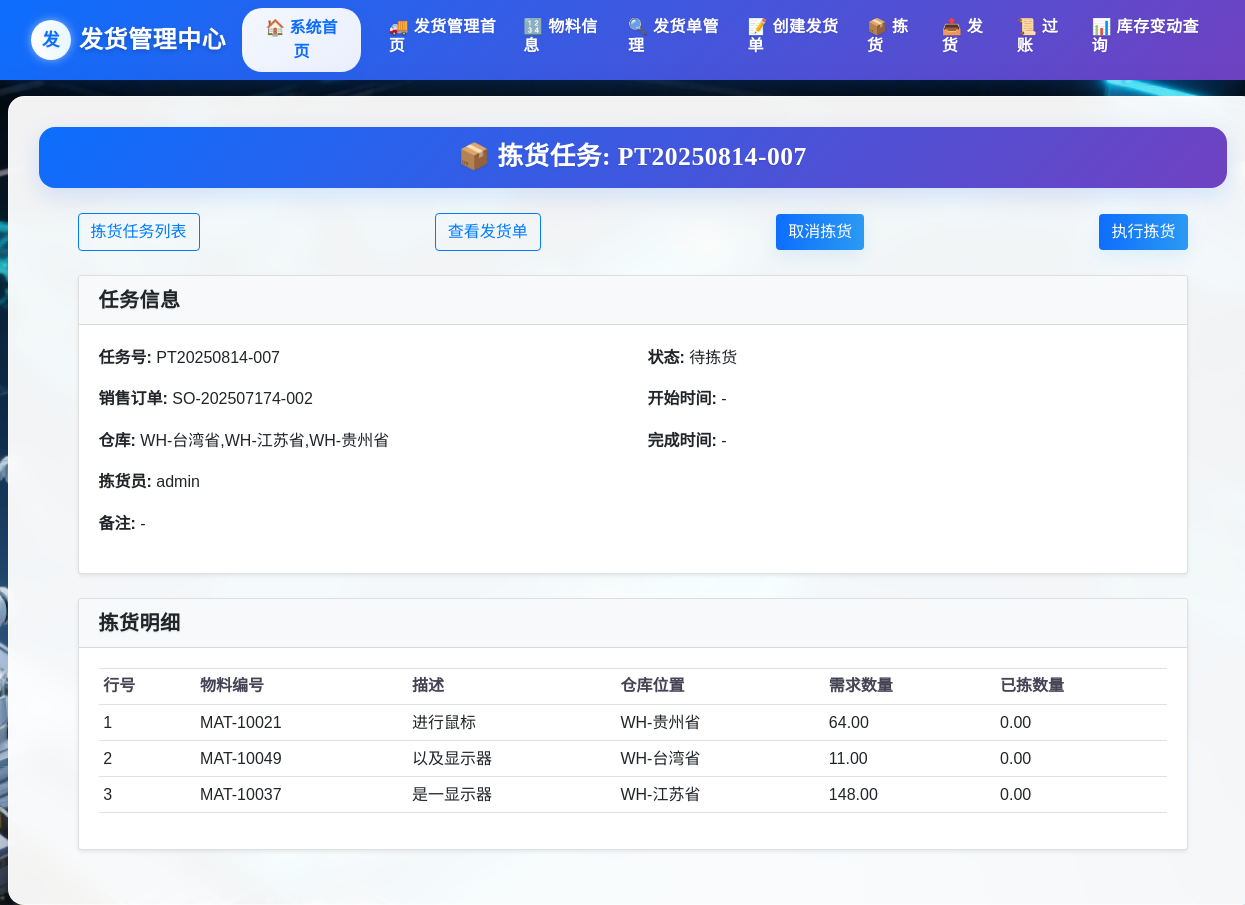
The app's page /delivery/picking_task/PT20250814-007 (signed in), older data.
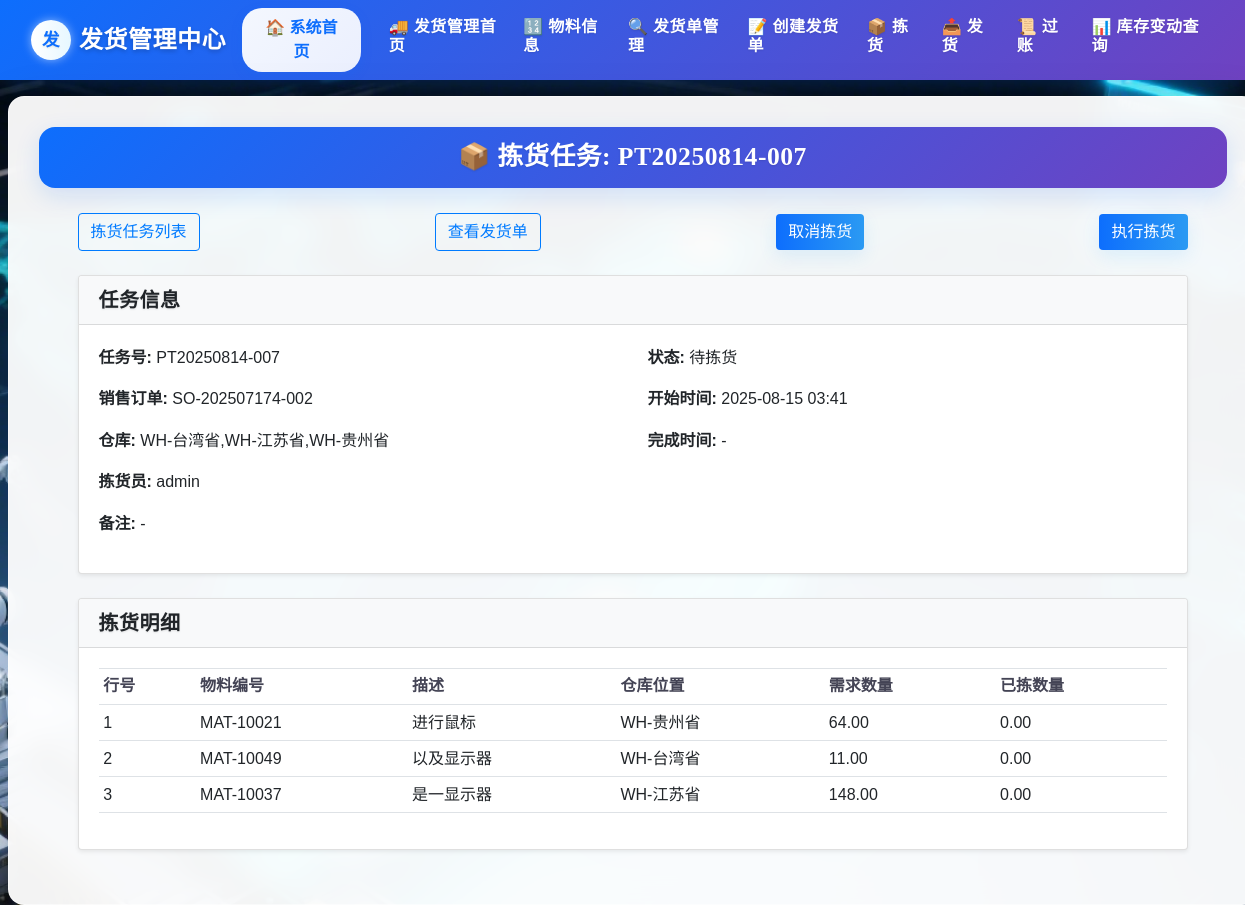
The same page, newer data.
### delivery/models.py (models this page shows)
class PickingTask(db.Model):
    __tablename__ = 'PickingTask'
    task_id = db.Column(db.String(255), primary_key=True)
    sales_order_id = db.Column(db.String(255), db.ForeignKey('SalesOrder.sales_order_id'), nullable=False)
    warehouse_code = db.Column(db.String(255), nullable=False)
    status = db.Column(db.String(50))
    picker = db.Column(db.String(255))  # 拣货员
    assigned_at = db.Column(db.DateTime, nullable=True)  # 分配时间
    start_time = db.Column(db.DateTime)
    complete_time = db.Column(db.DateTime)
    remarks = db.Column(db.Text)
    items = db.relationship('PickingTaskItem', backref='picking_task', cascade='all, delete-orphan', lazy=True)
    sales_order = db.relationship('SalesOrder', backref='picking_tasks')
    VALID_TRANSITIONS = {
        '待拣货': ['已完成','已取消'],
        '已完成': [],
        '已取消': []
    }

### delivery/views.py (the view)
@delivery_bp.route('/picking_task/<task_id>')
@login_required
def picking_task_detail(task_id):
    task = PickingTask.query.get_or_404(task_id)
    delivery = DeliveryNote.query.filter_by(picking_task_id=task_id).first()
    delivery_items = []
    if delivery:
        delivery_items = DeliveryItem.query.filter_by(delivery_note_id=delivery.delivery_note_id).all()
    return render_template(
        'delivery/picking_task_detail.html',
        task=task,
        delivery=delivery,
        delivery_items=delivery_items
    )

### app.py (called while the page is built)
@login_manager.user_loader
def load_user(user_id):
    return User.query.get(user_id)

### templates/delivery/picking_task_detail.html
{% extends "delivery/base.html" %}
{% block content %}
<div class="form-title-container">
  <h1 class="form-title">📦 拣货任务: {{ task.task_id }}</h1>
</div>
<div class="container mt-4">
  <div class="d-flex justify-content-between align-items-center mb-4">
    <a href="{{ url_for('delivery.picking_task_list') }}" class="btn btn-outline-primary">拣货任务列表</a>
    {% if delivery %}
      <a href="{{ url_for('delivery.delivery_detail', delivery_id=delivery.delivery_note_id) }}" class="btn btn-outline-primary">查看发货单</a>
    {% if task.status == '已取消' %}
            <a href="javascript:void(0);"
          class="btn btn-secondary disabled"
          aria-disabled="true">
            取消拣货
        </a>
    {% else %}
        <a href="{{ url_for('delivery.cancel_picking_task', task_id=task.task_id) }}"
          class="btn btn-primary">
            取消拣货
        </a>
    {% endif %}
    {% if task.status == '待拣货' %}
        <a href="{{ url_for('delivery.confirm_picking_page', delivery_id=delivery.delivery_note_id, task_id=task.task_id) }}"
          class="btn btn-primary">
            执行拣货
        </a>
    {% else %}
        <a href="javascript:void(0);"
          class="btn btn-secondary disabled"
          aria-disabled="true">
            执行拣货
        </a>
    {% endif %}
        {% endif %}
  </div>
  <div class="card shadow-sm mb-4">
    <div class="card-header bg-light"><h5 class="mb-0">任务信息</h5></div>
    <div class="card-body">
      <div class="row">
        <div class="col-md-6">
          <p><strong>任务号:</strong> {{ task.task_id }}</p>
          <p><strong>销售订单:</strong> {{ task.sales_order_id }}</p>
          <p><strong>仓库:</strong> {{ task.warehouse_code }}</p>
          <p><strong>拣货员:</strong> {{ task.picker or '-' }}</p>
        </div>
        <div class="col-md-6">
          <p><strong>状态:</strong> {{ task.status }}</p>
          <p><strong>开始时间:</strong> {{ task.start_time.strftime('%Y-%m-%d %H:%M') if task.start_time else '-' }}</p>
          <p><strong>完成时间:</strong> {{ task.complete_time.strftime('%Y-%m-%d %H:%M') if task.complete_time else '-' }}</p>
        </div>
      </div>
      <p><strong>备注:</strong> {{ task.remarks or '-' }}</p>
    </div>
  </div>
  <div class="card shadow-sm mb-4">
    <div class="card-header bg-light"><h5 class="mb-0">拣货明细</h5></div>
    <div class="card-body">
      <table class="table table-sm">
        <thead>
          <tr>
            <th>行号</th>
            <th>物料编号</th>
            <th>描述</th>
            <th>仓库位置</th>
            <th>需求数量</th>
            <th>已拣数量</th>
          </tr>
        </thead>
        <tbody>
          {% for it in task.items %}
          <tr>
            <td>{{ it.item_no }}</td>
            <td>{{ it.material_id }}</td>
            <td>{{ it.material.description if it.material else '-' }}</td>
            <td>{{ it.storage_location or '-' }}</td>
            <td>{{ "%.2f"|format(it.required_quantity or 0) }}</td>
            <td>{{ "%.2f"|format(it.picked_quantity or 0) }}</td>
          </tr>
          {% else %}
          <tr><td colspan="6" class="text-center">暂无明细</td></tr>
          {% endfor %}
        </tbody>
      </table>
    </div>
  </div>
</div>
{% endblock %}

Row changes from the older to the newer data that the page shows:
changed PickingTask "PT20250814-007": start_time "-" → "2025-08-15 03:41"
